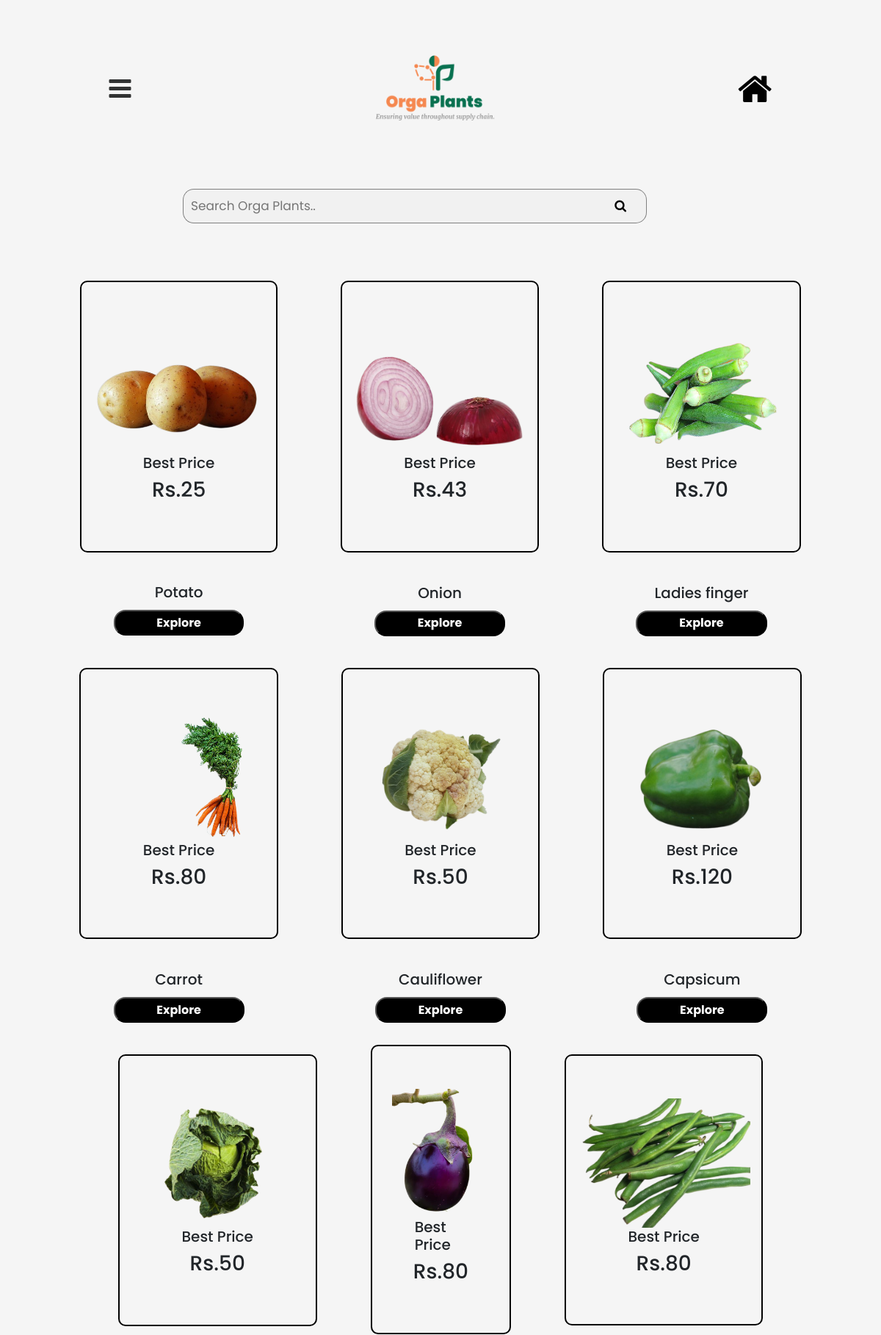
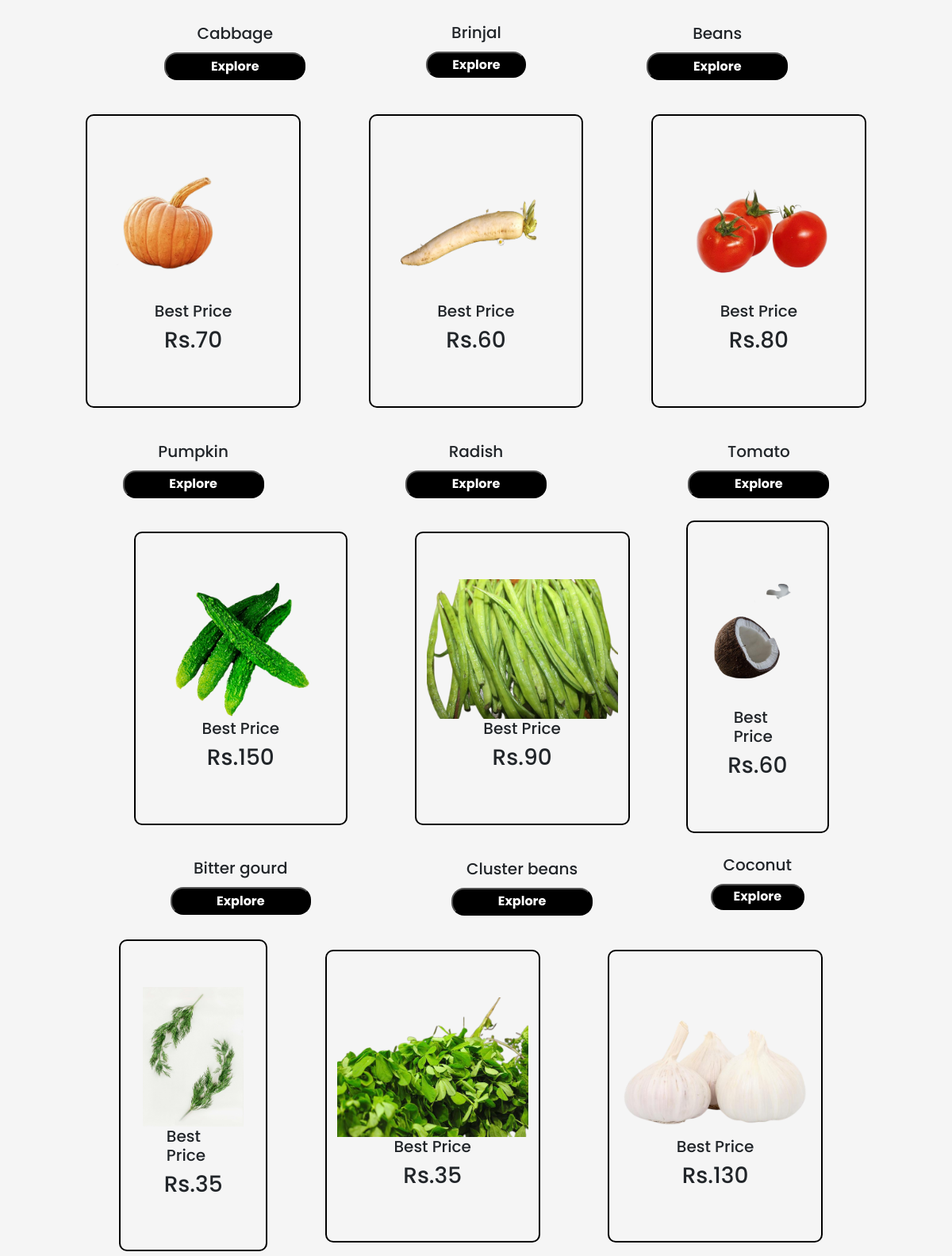
/vegetables (upper part), run on the app's committed database (2 pictures, top to bottom).
### orga/models.py (models this page shows, shortened)
class products(models.Model):
    id = models.AutoField(primary_key=True)
    name=models.CharField(max_length=200)
    category_choices = ( ('Fruits',"Fruits"),('Exotics',"Exotics"),('vegetables',"Vegetables"))
    category =models.CharField(max_length=20,
                  choices=category_choices )
    productlinkImage=models.ImageField(upload_to='products')
    lowest_prices = models.TextField(max_length=10)
    communityfarm=models.CharField(max_length=10000)
    greendna=models.CharField(max_length=10000)
    healthybuddha=models.CharField(max_length=10000)
    organiceraa=models.CharField(max_length=10000)
    freshfarm=models.CharField(max_length=10000)

### orga/views.py (the view)
# urls.py: path('vegetables', views.vegetables,name='vegetables'),
def vegetables(request):
    if request.method == 'POST':
        name = request.POST.get('name')
        email  =request.POST.get('email')
        message = request.POST.get('message')
        saving = contactus(name=name, email=email, message=message)
        saving.save()
    getitemtablesmodel = products.objects.all()
    return render(request, 'pages/vegetables.html',{'item':getitemtablesmodel})

### templates/pages/vegetables.html (shortened to what this page needs)
{% extends 'basic.html' %}
{% load static %}
{% block belowheader %}
    <div class="searchorga" style="    margin-top: -6%;
    margin-bottom: -5%; ">
        <form class=" example " action="action_page.php">
            <input type="text" placeholder="Search Orga Plants.." name="search" style="    border: 1px solid gray;
            border-right: none;">
            <button type="submit" style="border-radius:0px 15px 15px 0px ;border: 1px solid gray;
            border-left: none;"><i class="fa fa-search"></i></button>
        </form>
    </div>
    {%  endblock belowheader %}
    {% block content %}
      <div class="vegatablescontents" style="margin-bottom: 12%;">
        {% for item in item %}
        {%  if item.category == "vegetables"  %}
        <div class="vegicontent">
            <div class="vegatabeItem">
                <img src="{{item.productlinkImage.url}}"  alt="" srcset="" style="      max-width: 241px;
                height: 176px;
                ">
                <h5>Best Price</h5>
                <h3> {{item.lowest_prices}}</h3>
            </div>
            <h5 class="namevege sectiontext">
             {{item.name}}
            </h5>
            <a href="{% url 'productdescription' item.id %}"  >   <button class="section_button"> Explore
            </button></a>
        </div>
        {% endif %}
        {% endfor %}
    </div>
    {%  endblock content %}

### static/css/style.css (style rules this page uses)
* { margin: 0; padding: 0; }
html,body { overflow-x: hidden ; font-family: 'Poppins'; font-style: normal; font-weight: 700; background: #F5F5F5; }
.searchorga { max-width: 60%; margin: auto; height: 230px; border-radius: 20px; }
.example { padding: 87px; }
form.example input[type=text] { padding: 10px; font-size: 17px; border: 1px solid transparent; float: left; width: 80%; background: #f1f1f1; border-radius: 15px 0px 0px 15px; }
form.example button { float: left; width: 10%; padding: 10px; background: #f1f1f1; color: black; font-size: 17px; border: 1px solid transparent; border-left: none; cursor: pointer; }
form.example::after { content: ""; clear: both; display: table; }
@media only screen and (max-width:1430px) { .searchorga { max-width: 73%; } }

### static/css/crausol.css (style rules this page uses)
.sectiontext { margin-top: 50px; text-align: center; }

### static/css/pages/vegatable.css (style rules this page uses)
.vegicontent { max-width: 25%; }
.vegatabeItem { border: 2px solid black; border-radius: 10px; display: flex; flex-direction: column; margin: auto; justify-content: center; align-items: center; padding: 58px; margin: 12%; max-width: 100%; }
.vegatablescontents { display: flex; flex-direction: row; max-width: 90%; margin: auto; flex-wrap: wrap; justify-content: center; }
.section_button { color: white; background-color: black; font-weight: bold; text-align: center; padding: 1%; border-radius: 16px; width: 50%; margin-left: 25%; }
.sectiontext { display: flex; justify-content: center; margin: 12px; margin-top: 2%; }
@media only screen and (max-width:1200px) { .vegicontent { max-width: 33%; } }

### data on the page
products: productlinkImage (picture), lowest_prices "Rs.25", name "Potato"
products: productlinkImage (picture), lowest_prices "Rs.43", name "Onion"
products: productlinkImage (picture), lowest_prices "Rs.70", name "Ladies finger"
products: productlinkImage (picture), lowest_prices "Rs.80", name "Carrot"
products: productlinkImage (picture), lowest_prices "Rs.50", name "Cauliflower"
products: productlinkImage (picture), lowest_prices "Rs.120", name "Capsicum"
products: productlinkImage (picture), lowest_prices "Rs.50", name "Cabbage"
products: productlinkImage (picture), lowest_prices "Rs.80", name "Brinjal"
products: productlinkImage (picture), lowest_prices "Rs.80", name "Beans"
products: productlinkImage (picture), lowest_prices "Rs.70", name "Pumpkin"
products: productlinkImage (picture), lowest_prices "Rs.60", name "Radish"
products: productlinkImage (picture), lowest_prices "Rs.80", name "Tomato"
products: productlinkImage (picture), lowest_prices "Rs.150", name "Bitter gourd"
products: productlinkImage (picture), lowest_prices "Rs.90", name "Cluster beans"
products: productlinkImage (picture), lowest_prices "Rs.60", name "Coconut"
products: productlinkImage (picture), lowest_prices "Rs.35"
products: productlinkImage (picture), lowest_prices "Rs.35"
products: productlinkImage (picture), lowest_prices "Rs.130"
